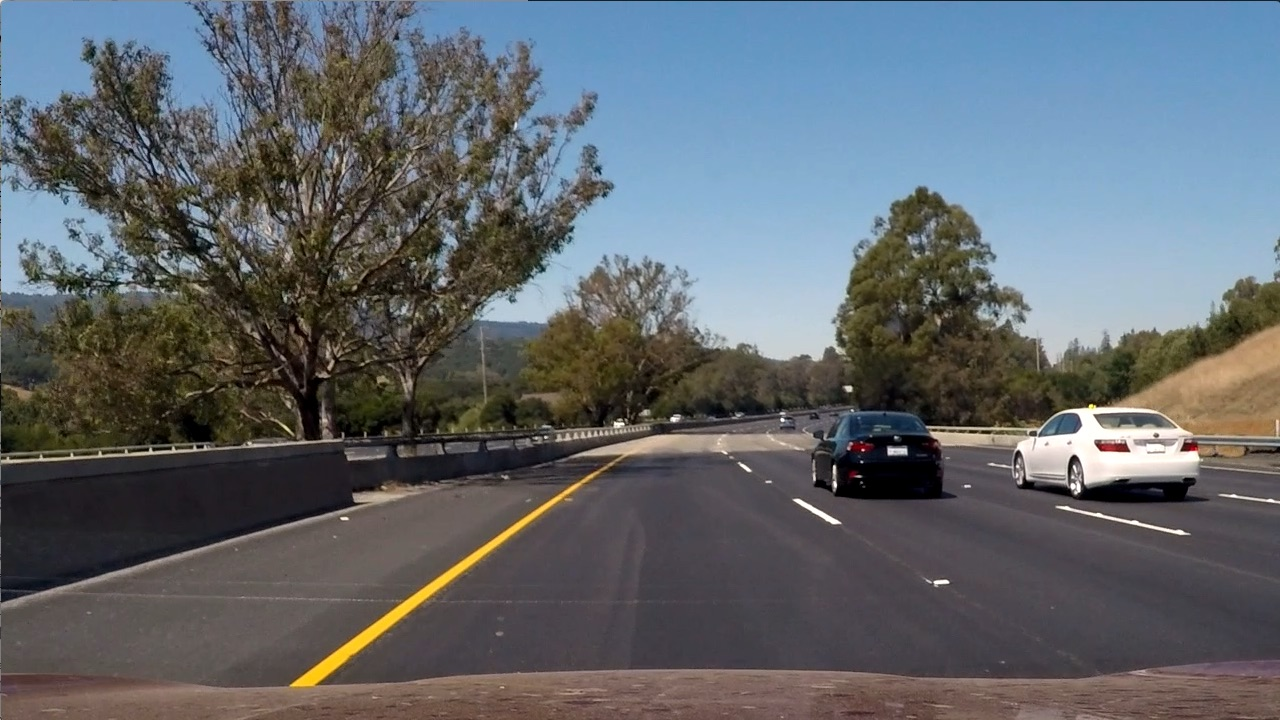
#> input picture practice/images/test6.jpg, 1280 x 720 px
$ python hls.py
#> lines starting #> are read from the running program, lines starting #| are printed output that depends on the picture; after the words box and inside, x2 and y2 are one past the last pixel; in counts of white or black regions, pixels touching at a corner belong together
import numpy as np
import cv2
import matplotlib.pyplot as plt
import matplotlib.image as mpimg

im = mpimg.imread('images/test6.jpg')
#> im is the input picture: shape (720, 1280, 3); mean R, G, B 97, 102.6, 107.9

def hls_select(im, thresh=(0, 255)):
#> called with thresh = (90, 255)
    hls = cv2.cvtColor(im, cv2.COLOR_RGB2HLS)
#> hls: shape (720, 1280, 3); mean of channels 0, 1, 2 76.7, 102.2, 57.5
    # 1) Convert to HLS color space
    # 2) Apply a threshold to the S channel
    # 3) Return a binary image of threshold result
    s = hls[:,:,2]
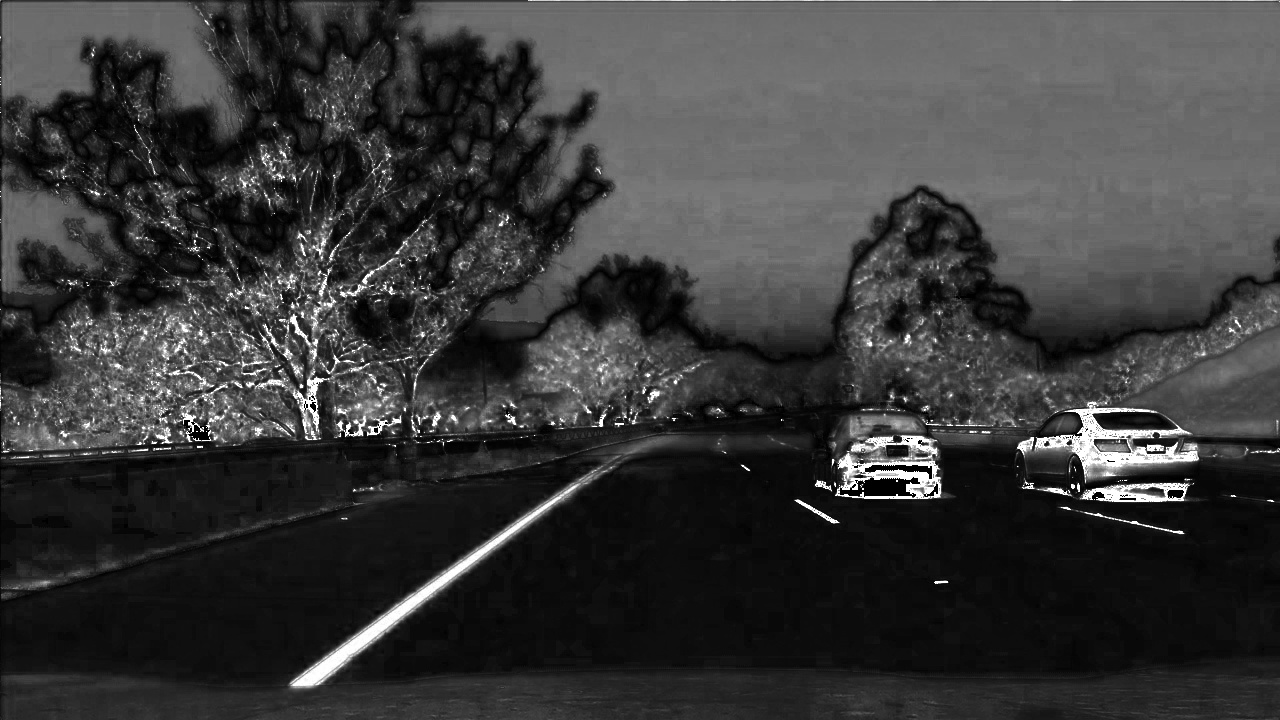
#> s: shape (720, 1280); min 0, max 255, mean 57.5
    binary = np.zeros_like(s)
    binary[(s > thresh[0]) & (s <= thresh[1])] = 1
    return binary

binary = hls_select(im, (90, 255))
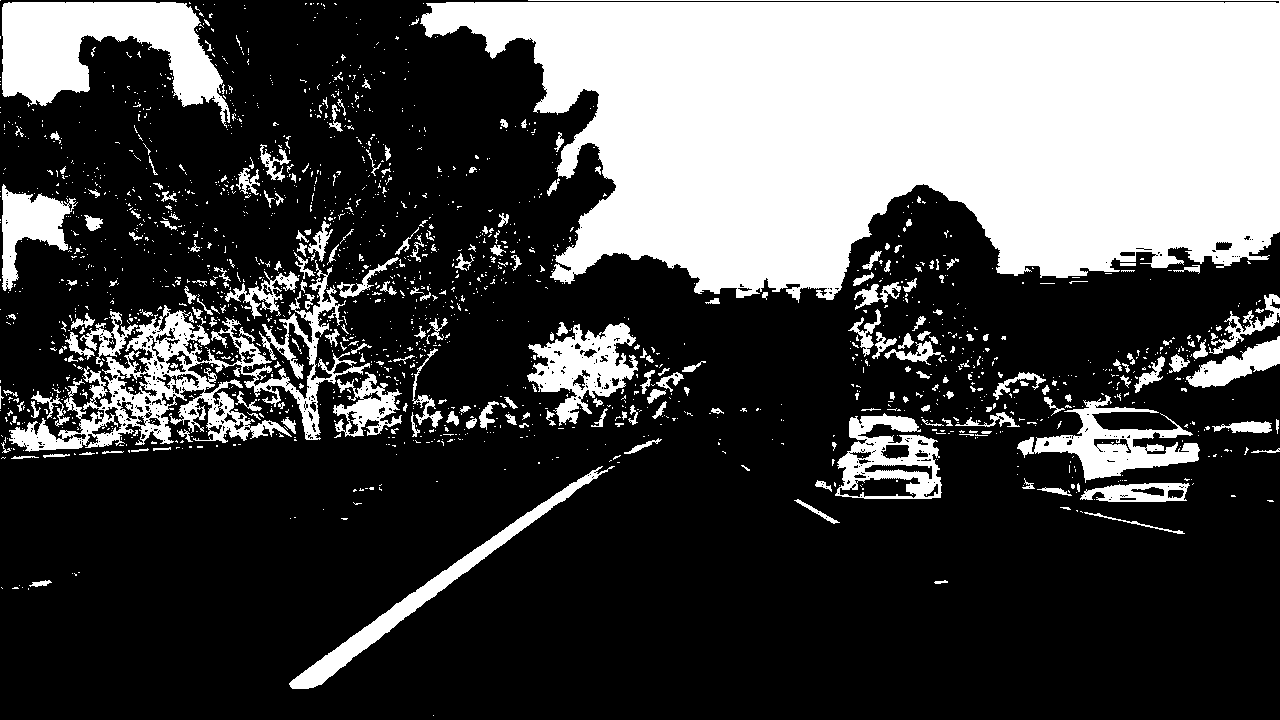
#> binary: shape (720, 1280); values 0 (black) and 1 (white), 29.6% white; 1863 white regions (1622 under 20 px), largest, box (x1, y1, x2, y2) and area: (420, 0, 1280, 303) 187403, (9, 260, 370, 452) 15586, (2, 2, 230, 128) 14787
# plot images ============================================
f, (ax1, ax2) = plt.subplots(1, 2, figsize=(24, 9))
f.tight_layout()
ax1.imshow(im)
ax1.set_title('Original Image', fontsize=30)
ax2.imshow(binary, cmap='gray')
ax2.set_title('Thresholded S', fontsize=30)
plt.subplots_adjust(left=0., right=1, top=0.9, bottom=0.)
plt.show()
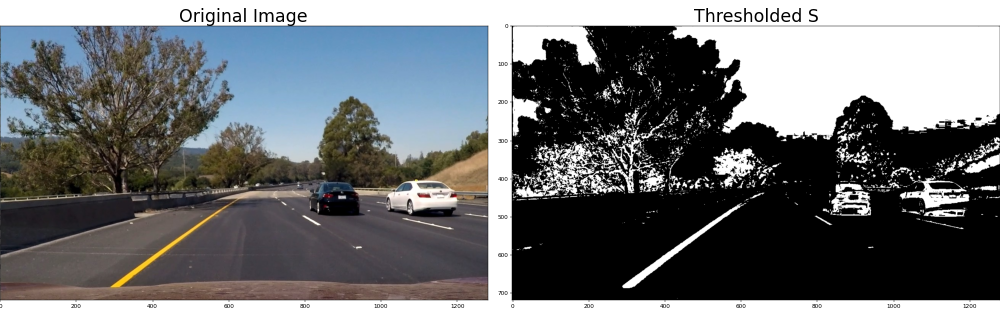
#> figure drawn by matplotlib, 2 panels

$ run again, with practice/images/test1.jpg copied over practice/images/test6.jpg
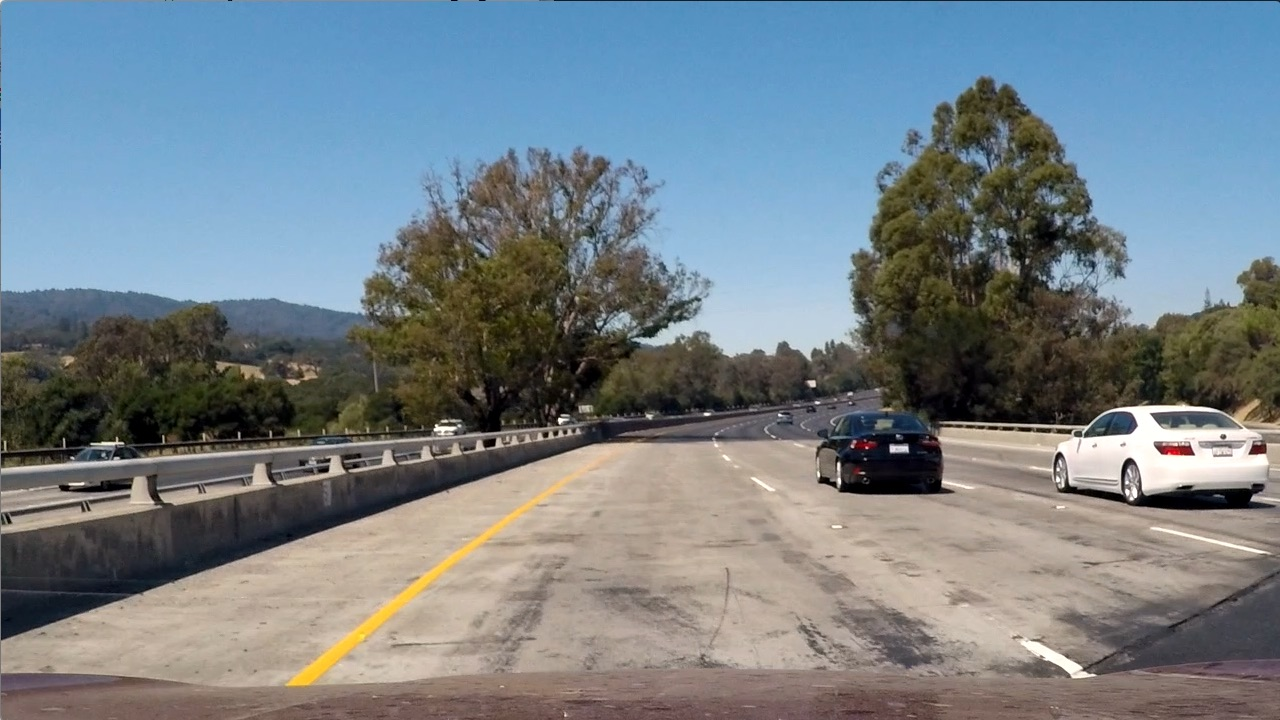
#> input picture practice/images/test1.jpg, 1280 x 720 px
#> im is the input picture: shape (720, 1280, 3); mean R, G, B 117.5, 128.7, 135.5
#> hls: shape (720, 1280, 3); mean of channels 0, 1, 2 60.2, 126.7, 74.4
#> `binary = hls_select(im, (90, 255))`:
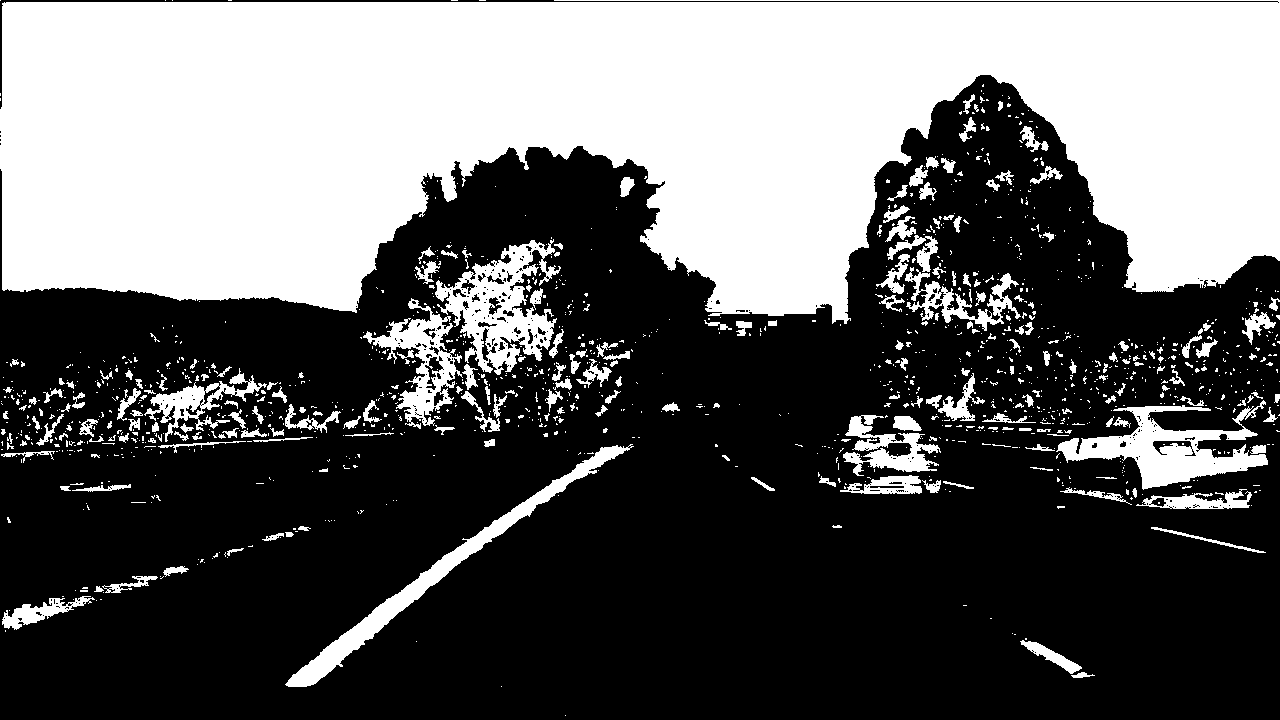
#> binary: shape (720, 1280); values 0 (black) and 1 (white), 38.8% white; 1339 white regions (1101 under 20 px), largest, box (x1, y1, x2, y2) and area: (0, 0, 1280, 324) 299026, (435, 239, 561, 375) 7257, (1056, 400, 1268, 490) 7165
#> `plt.show()`:
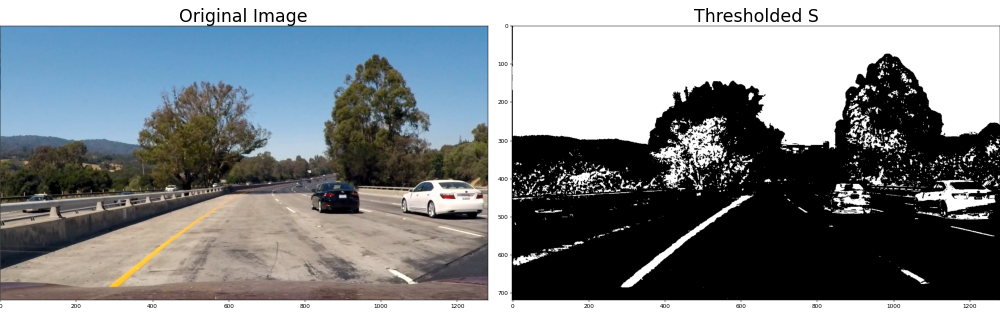
#> figure drawn by matplotlib, 2 panels

$ run again, with practice/images/test2.jpg copied over practice/images/test6.jpg
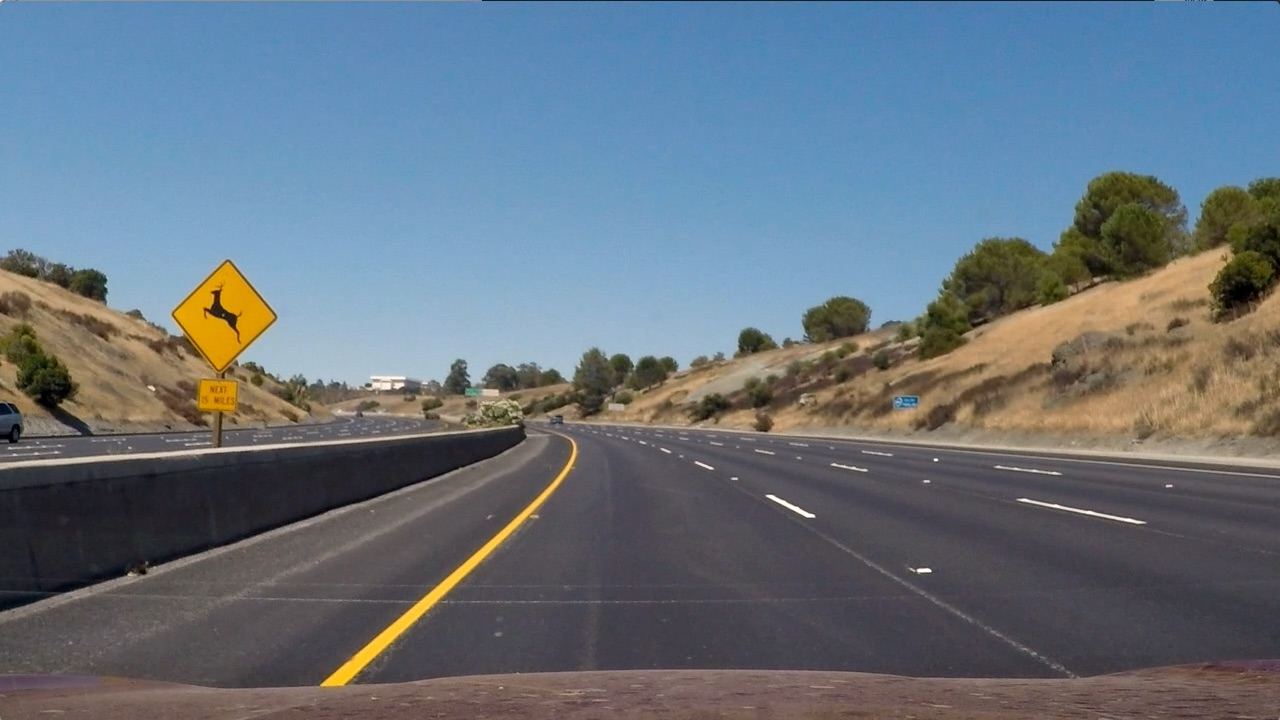
#> input picture practice/images/test2.jpg, 1280 x 720 px
#> im is the input picture: shape (720, 1280, 3); mean R, G, B 102.8, 114.6, 125.5
#> hls: shape (720, 1280, 3); mean of channels 0, 1, 2 86.2, 113.9, 64.8
#> `binary = hls_select(im, (90, 255))`:
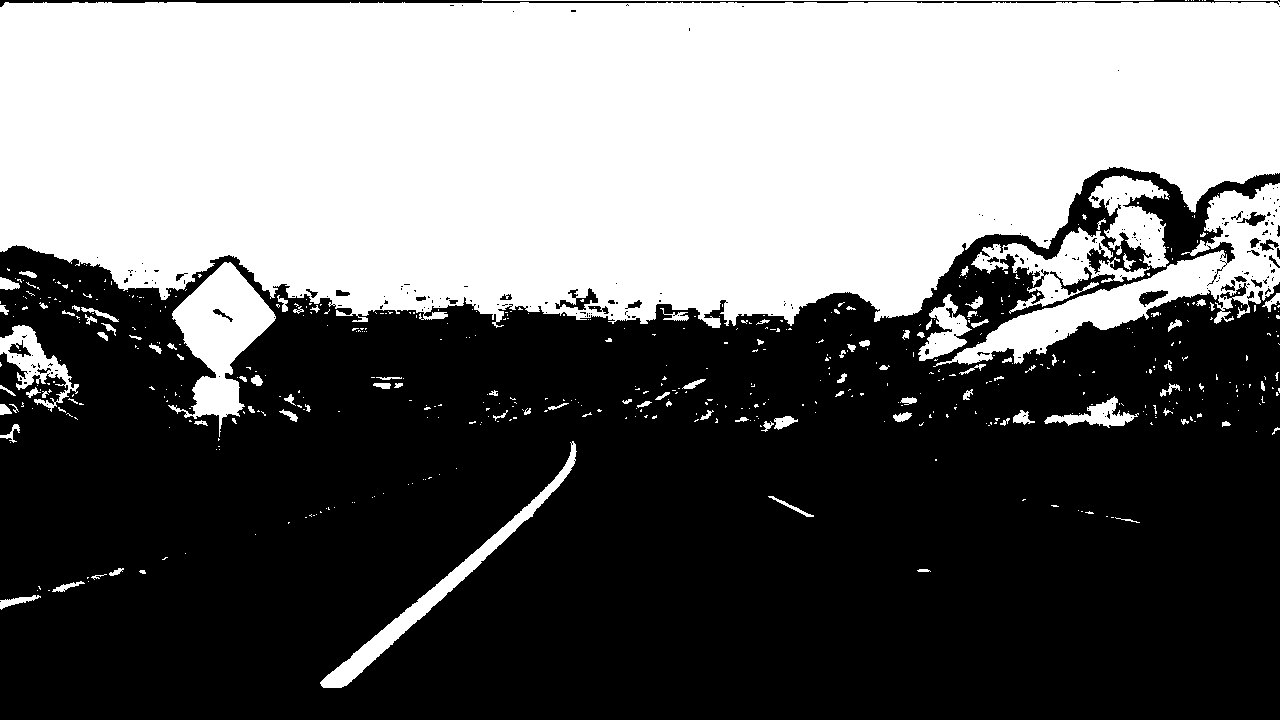
#> binary: shape (720, 1280); values 0 (black) and 1 (white), 42.8% white; 569 white regions (462 under 20 px), largest, box (x1, y1, x2, y2) and area: (0, 0, 1280, 328) 345669, (933, 183, 1280, 367) 14767, (168, 262, 276, 437) 8379
#> `plt.show()`:
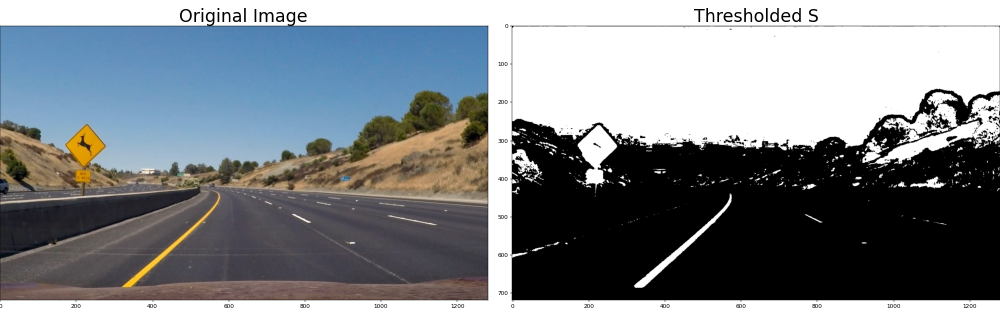
#> figure drawn by matplotlib, 2 panels

$ run again, with practice/images/test3.jpg copied over practice/images/test6.jpg
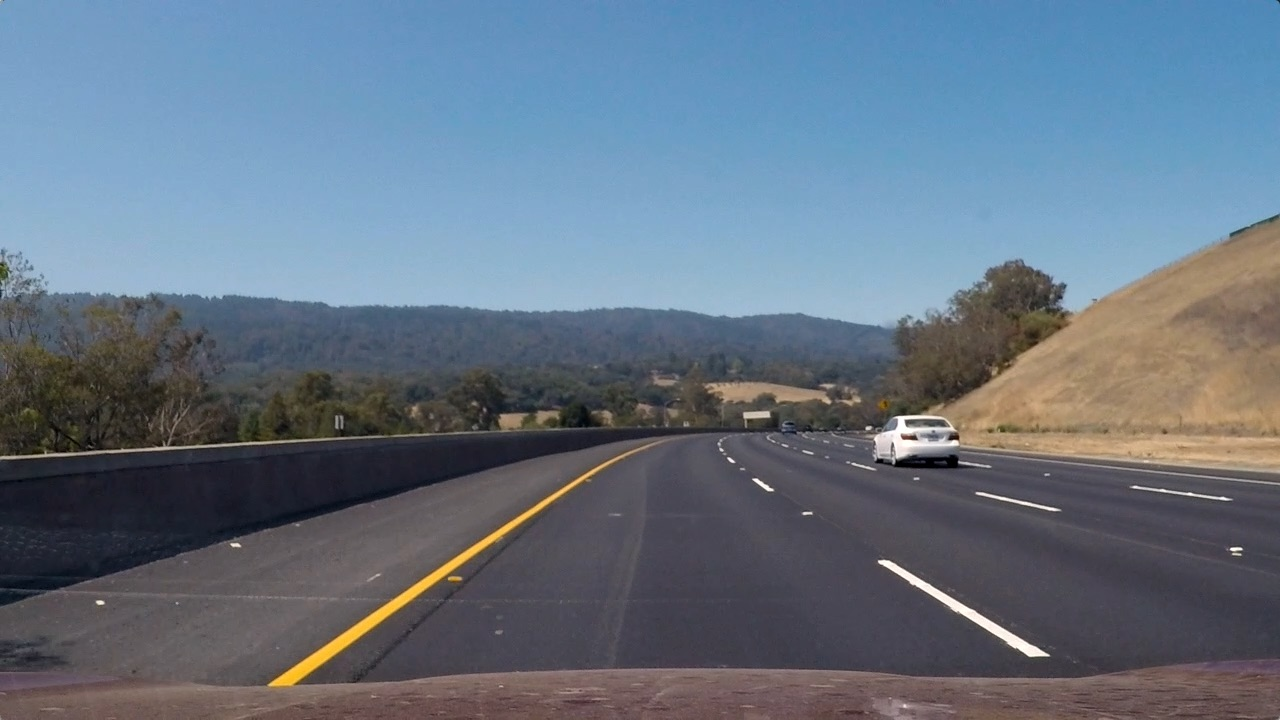
#> input picture practice/images/test3.jpg, 1280 x 720 px
#> im is the input picture: shape (720, 1280, 3); mean R, G, B 101.1, 115.3, 130.7
#> hls: shape (720, 1280, 3); mean of channels 0, 1, 2 94.8, 115.7, 62.1
#> `binary = hls_select(im, (90, 255))`:
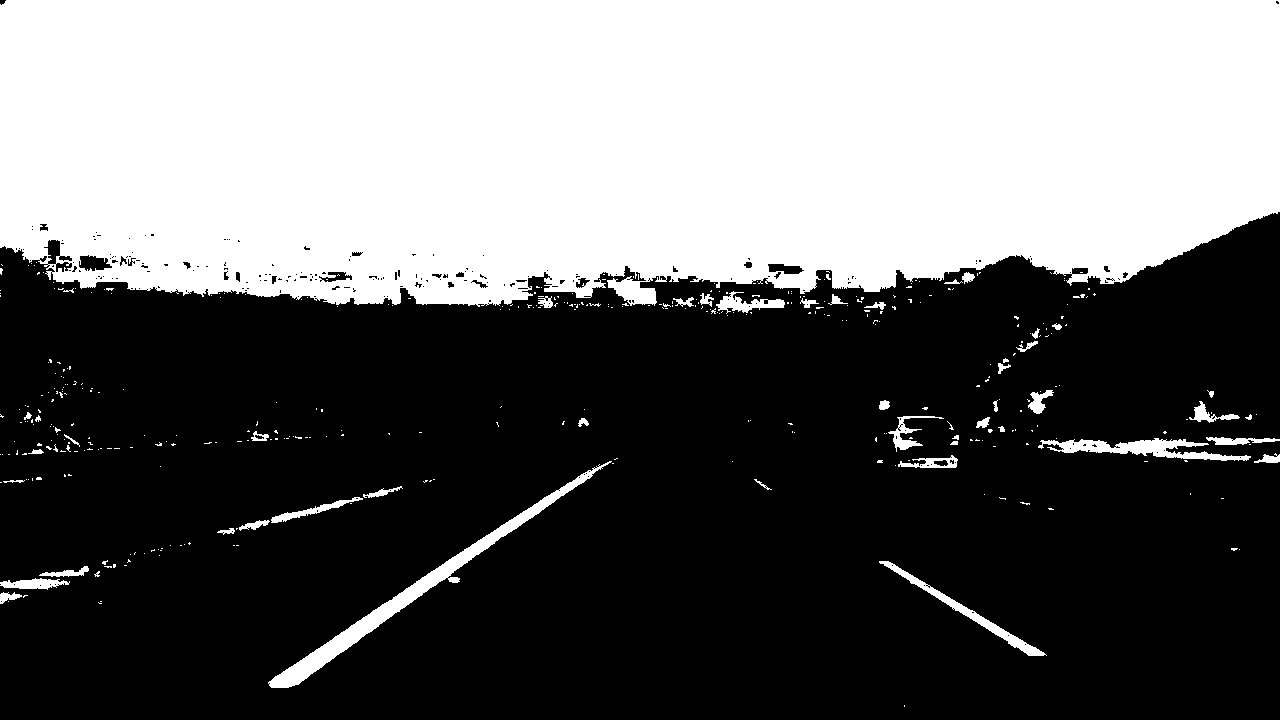
#> binary: shape (720, 1280); values 0 (black) and 1 (white), 40.5% white; 401 white regions (353 under 20 px), largest, box (x1, y1, x2, y2) and area: (0, 0, 1280, 307) 357174, (268, 461, 612, 688) 5153, (1038, 438, 1251, 461) 2022
#> `plt.show()`:
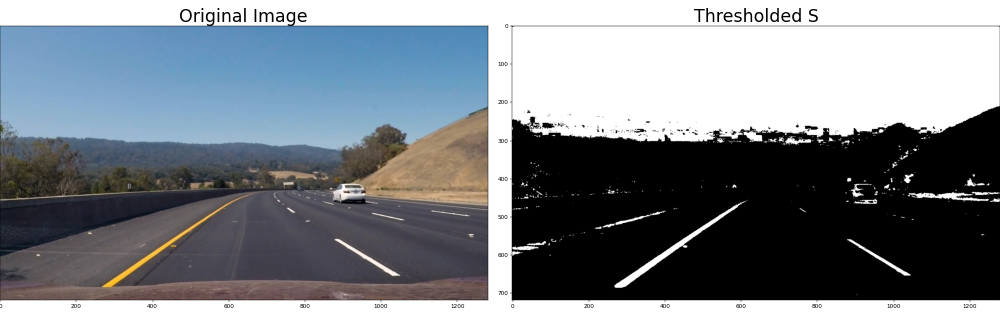
#> figure drawn by matplotlib, 2 panels
